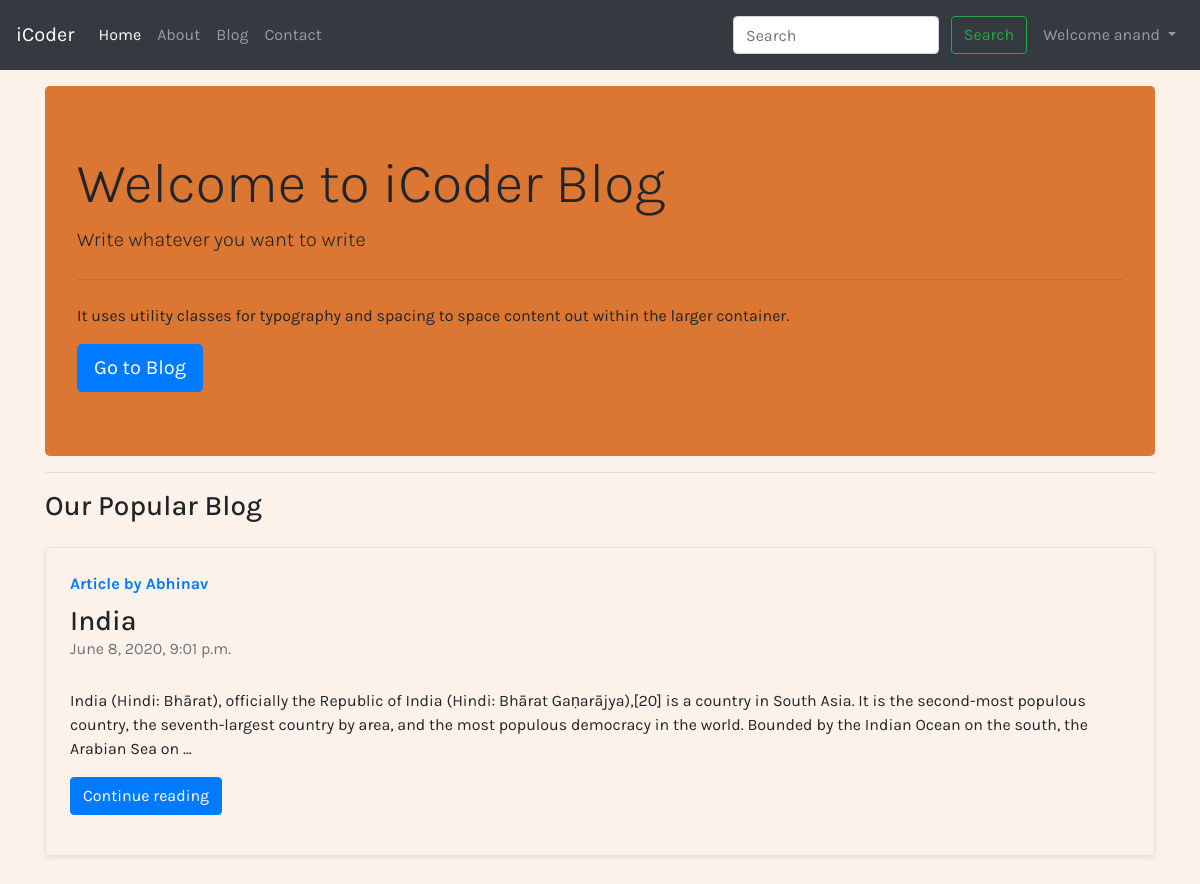
The app's page / (signed in) with its own data.
### mysite/models.py (models this page shows, shortened)
class Post(models.Model):
    sno = models.AutoField(primary_key = True)
    title = models.CharField(max_length=300)
    content = models.TextField()
    author = models.CharField(max_length=40)
    slug = models.CharField(max_length=130)
    timestamp = models.DateTimeField(blank=True)

### home/views.py (the view)
# urls.py: 2. Add a URL to urlpatterns:  path('', views.home, name='home')
def home(request):
    post = Post.objects.last()
    context = {'post' : post}
    return render(request, 'home/home.html', context)

### templates/home/home.html (shortened to what this page needs)
{% extends 'base.html' %}
{% block activeHome %} active {% endblock activeHome %}
{% block body %}
    <div class="container">
        <div class="jumbotron my-3">
          <h1 class="display-4">Welcome to iCoder Blog</h1>
          <p class="lead">Write whatever you want to write</p>
          <hr class="my-4">
          <p>It uses utility classes for typography and spacing to space content out within the larger container.</p>
          <a class="btn btn-primary btn-lg" href="/blog" role="button">Go to Blog</a>
        </div>
    </div>
    <div class="container">
        <hr>
        <h3>Our Popular Blog</h3>
            <div class="row mb-2 my-4">
            <div class="col-md-12">
              <div class="row no-gutters border rounded overflow-hidden flex-md-row mb-4 shadow-sm h-md-250 position-relative">
                <div class="col p-4 d-flex flex-column position-static">
                  <strong class="d-inline-block mb-2 text-primary">Article by {{ post.author }}</strong>
                  <h3 class="mb-0">{{ post.title }}</h3>
                  <div class="mb-1 text-muted">{{ post.timestamp }}</div>
                    <br>
                  <p class="card-text mb-auto">{{ post.content | truncatechars:300 }}</p>
                  <div class="my-3">
                    <a href="/blog/{{ post.slug }}" role="button" class="btn btn-primary">Continue reading</a>
                  </div>
                </div>
              </div>
            </div>
          </div>
    </div>
{% endblock body %}

### templates/base.html (shortened to what this page needs)
<!doctype html>
<html lang="en">
  <head>
    <link rel="stylesheet" href="https://stackpath.bootstrapcdn.com/bootstrap/4.5.0/css/bootstrap.min.css">
  </head>
  <body>
    <nav class="navbar navbar-expand-lg navbar-dark bg-dark">
      <a class="navbar-brand" href="/">iCoder</a>
      <div class="collapse navbar-collapse" id="navbarSupportedContent">
        <ul class="navbar-nav mr-auto">
          <li class="nav-item {% block activeHome %} {% endblock activeHome %}">
            <a class="nav-link" href="/">Home <span class="sr-only">(current)</span></a>
          </li>
          <li class="nav-item {% block activeAbout %} {% endblock activeAbout %}">
            <a class="nav-link" href="/about">About</a>
          </li>
            <li class="nav-item {% block activeBlog %} {% endblock activeBlog %}">
            <a class="nav-link" href="/blog">Blog</a>
          </li>
          <li class="nav-item {% block activeContact %} {% endblock activeContact %}">
            <a class="nav-link" href="/contact">Contact</a>
          </li>
        </ul>
        <div class="ml-auto form-inline ">
        <form class="my-2 my-lg-0 mr-2" action="/search" method="get">
          <input class="form-control mr-sm-2" type="search" placeholder="Search" aria-label="Search" name="query">
          <button class="btn btn-outline-success my-2 my-sm-2 {% block activeSearch %} {% endblock activeSearch %}" type="submit">Search</button>
        </form>
        {% if user.is_authenticated %}
            <ul class="navbar-nav ml-auto">
                <li class="nav-item dropdown">
                    <a class="nav-link dropdown-toggle" href="#" id="navbarDropdown" role="button" data-toggle="dropdown" aria-haspopup="true" aria-expanded="false">
                      Welcome {{ request.user }}
                    </a>
                  </li>
            </ul>
        {% endif %}
        </div>
      </div>
     </nav>
    {% block body %}
    {% endblock body %}
  </body>
</html>

### records on screen
Post: author "Abhinav", title "India", timestamp "June 8, 2020, 9:01 p.m.", content "India (Hindi: Bhārat), officially the Republic of India (Hindi: Bhārat Gaṇarājya),[20] is a country in South Asia. It is the second-most populous country, the seventh-largest country by area, and the most populous democracy in the world. Bounded by the Indian Ocean on the south, the Arabian Sea on …"

### other values on screen
{{ request.user }} "anand"
